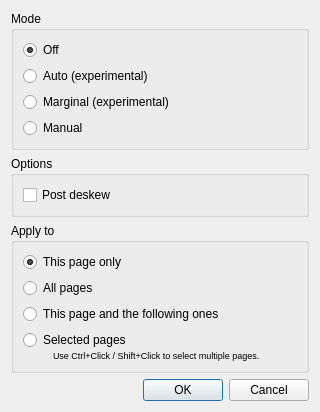
<?xml version="1.0" encoding="UTF-8"?>
<ui version="4.0">
 <class>output::ChangeDewarpingDialog</class>
 <widget class="QDialog" name="output::ChangeDewarpingDialog">
  <property name="windowModality">
   <enum>Qt::WindowModal</enum>
  </property>
  <property name="geometry">
   <rect>
    <x>0</x>
    <y>0</y>
    <width>320</width>
    <height>371</height>
   </rect>
  </property>
  <property name="windowTitle">
   <string>Apply Dewarping Mode</string>
  </property>
  <layout class="QVBoxLayout" name="verticalLayout">
   <item>
    <widget class="QGroupBox" name="dpiGroup">
     <property name="title">
      <string>Mode</string>
     </property>
     <layout class="QVBoxLayout" name="verticalLayout_4">
      <item>
       <widget class="QRadioButton" name="offRB">
        <property name="text">
         <string>Off</string>
        </property>
        <property name="checked">
         <bool>true</bool>
        </property>
       </widget>
      </item>
      <item>
       <widget class="QRadioButton" name="autoRB">
        <property name="enabled">
         <bool>true</bool>
        </property>
        <property name="text">
         <string>Auto (experimental)</string>
        </property>
       </widget>
      </item>
      <item>
       <widget class="QRadioButton" name="marginalRB">
        <property name="enabled">
         <bool>true</bool>
        </property>
        <property name="text">
         <string>Marginal (experimental)</string>
        </property>
       </widget>
      </item>
      <item>
       <widget class="QRadioButton" name="manualRB">
        <property name="text">
         <string>Manual</string>
        </property>
       </widget>
      </item>
     </layout>
    </widget>
   </item>
   <item>
    <widget class="QGroupBox" name="dewarpingOptionsGroup">
     <property name="title">
      <string>Options</string>
     </property>
     <layout class="QVBoxLayout" name="verticalLayout_5">
      <item>
       <widget class="QCheckBox" name="dewarpingPostDeskewCB">
        <property name="text">
         <string>Post deskew</string>
        </property>
       </widget>
      </item>
     </layout>
    </widget>
   </item>
   <item>
    <widget class="QGroupBox" name="groupBox_3">
     <property name="title">
      <string>Apply to</string>
     </property>
     <layout class="QVBoxLayout" name="verticalLayout_2">
      <item>
       <widget class="QRadioButton" name="thisPageRB">
        <property name="text">
         <string>This page only</string>
        </property>
        <property name="checked">
         <bool>true</bool>
        </property>
       </widget>
      </item>
      <item>
       <widget class="QRadioButton" name="allPagesRB">
        <property name="text">
         <string>All pages</string>
        </property>
       </widget>
      </item>
      <item>
       <widget class="QRadioButton" name="thisPageAndFollowersRB">
        <property name="text">
         <string>This page and the following ones</string>
        </property>
       </widget>
      </item>
      <item>
       <widget class="QWidget" name="selectedPagesWidget" native="true">
        <layout class="QVBoxLayout" name="verticalLayout_3">
         <property name="spacing">
          <number>0</number>
         </property>
         <property name="leftMargin">
          <number>0</number>
         </property>
         <property name="topMargin">
          <number>0</number>
         </property>
         <property name="rightMargin">
          <number>0</number>
         </property>
         <property name="bottomMargin">
          <number>0</number>
         </property>
         <item>
          <widget class="QRadioButton" name="selectedPagesRB">
           <property name="text">
            <string>Selected pages</string>
           </property>
          </widget>
         </item>
         <item>
          <layout class="QHBoxLayout" name="horizontalLayout_2">
           <property name="spacing">
            <number>0</number>
           </property>
           <item>
            <spacer name="horizontalSpacer_5">
             <property name="orientation">
              <enum>Qt::Horizontal</enum>
             </property>
             <property name="sizeType">
              <enum>QSizePolicy::Fixed</enum>
             </property>
             <property name="sizeHint" stdset="0">
              <size>
               <width>30</width>
               <height>0</height>
              </size>
             </property>
            </spacer>
           </item>
           <item>
            <widget class="QLabel" name="selectedPagesHint">
             <property name="font">
              <font>
               <pointsize>7</pointsize>
              </font>
             </property>
             <property name="text">
              <string>Use Ctrl+Click / Shift+Click to select multiple pages.</string>
             </property>
            </widget>
           </item>
          </layout>
         </item>
        </layout>
       </widget>
      </item>
     </layout>
    </widget>
   </item>
   <item>
    <spacer name="verticalSpacer">
     <property name="orientation">
      <enum>Qt::Vertical</enum>
     </property>
     <property name="sizeHint" stdset="0">
      <size>
       <width>20</width>
       <height>0</height>
      </size>
     </property>
    </spacer>
   </item>
   <item>
    <widget class="QDialogButtonBox" name="buttonBox">
     <property name="orientation">
      <enum>Qt::Horizontal</enum>
     </property>
     <property name="standardButtons">
      <set>QDialogButtonBox::Cancel|QDialogButtonBox::Ok</set>
     </property>
    </widget>
   </item>
  </layout>
 </widget>
 <resources/>
 <connections>
  <connection>
   <sender>buttonBox</sender>
   <signal>rejected()</signal>
   <receiver>ChangeDewarpingDialog</receiver>
   <slot>reject()</slot>
   <hints>
    <hint type="sourcelabel">
     <x>316</x>
     <y>260</y>
    </hint>
    <hint type="destinationlabel">
     <x>286</x>
     <y>274</y>
    </hint>
   </hints>
  </connection>
 </connections>
</ui>
